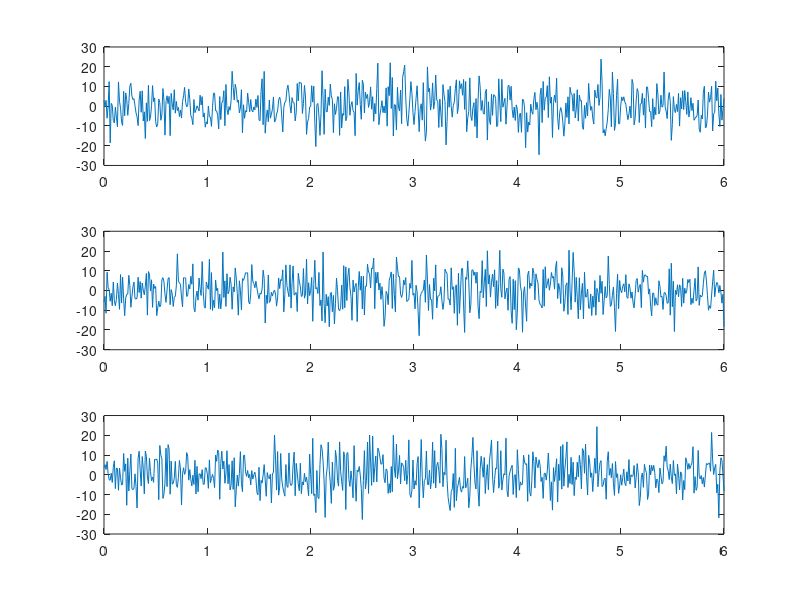

Write the MATLAB code that produced this figure. (Note: this script raises an error after producing the figure.)
%Q3sol
close all
clear all
clc
%%%%%%%%%
%A
t = 0: .01 : 6;
my_switch = (t > 2) & (t < 5); % to turn process on for 2 < t < 5, 0 else
x1 = normrnd( 0, 9, [1, length(t)] ) .* my_switch; % Gaussian noise, 1st samp. fnct
x2 = normrnd( 0, 9, [1, length(t)] ) .* my_switch; % Gaussian noise, 2nd samp. fnct
x3 = normrnd( 0, 9, [1, length(t)] ) .* my_switch; % Gaussian noise, 3rd samp. fnct
subplot(3, 1, 1), plot(t, x1)
subplot(3, 1, 2), plot(t, x2)
subplot(3, 1, 3), plot(t, x3)

%%%%%%%%%%%%%%%%%%%%%%%%%%%%%%%
my_switch = (t < 2) | (t > 5); % to turn process on for t<2 |  t > 5, 0 else
x11 = normrnd( 0, 7, [1, length(t)] ) .* my_switch; % Gaussian noise, 1st samp. fnct
x22 = normrnd( 0, 7, [1, length(t)] ) .* my_switch; % Gaussian noise, 2nd samp. fnct
x33 = normrnd( 0, 7, [1, length(t)] ) .* my_switch; % Gaussian noise, 3rd samp. fnct
subplot(3, 1, 1), plot(t, x11)
subplot(3, 1, 2), plot(t, x22)
subplot(3, 1, 3), plot(t, x33)
%%%%%%%%%%%%%%%%%%%%%%%%%%%%
X1=x1+x11;
X2=x2+x22;
X3=x3+x33;
subplot(3, 1, 1), plot(t, X1)
subplot(3, 1, 2), plot(t, X2)
subplot(3, 1, 3), plot(t, X3)

%%%%%%%%%%
[bins1,p1]=acNhist2(X1,0)
figure,plot(bins1,p1,'b','LineWidth',2); % it is used to plot the envelope of the histogram.
grid minor; 
title('The estimated distribution of the generated R.V. - Envelope') 
xlabel('z');
ylabel('f(z)');
hold on
[bins2,p2]=acNhist2(X2,0)
plot(bins2,p2,'r','LineWidth',2); % it is used to plot the envelope of the histogram.
[bins3,p3]=acNhist2(X3,0)
plot(bins3,p3,'k','LineWidth',2); % it is used to plot the envelope of the histogram.
%%%%%
pd1=fitdist(X1','normal'),
pd2=fitdist(X2','normal'),
pd3=fitdist(X3','normal'),
%we have non-sationary signal (not iid)


%%%%%%%%%%%%%%%%%%%%%%%%%%%%%%